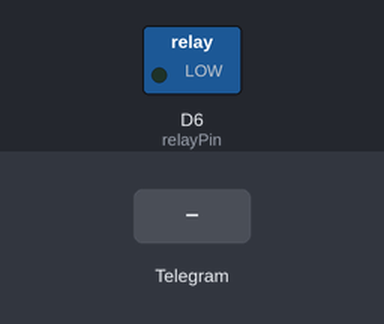
Bench run of a sketch on a simulated ESP8266 (NodeMCU). Parts: switched loads named in the sketch (green lamp = pin HIGH). The inputs (shaded band) are chosen by the test bench. WiFi joins after 1.5 s; servers stay silent unless stated.

Above: at 4.7 s.
4.8 s: Telegram message "1" received
At 5.8 s:
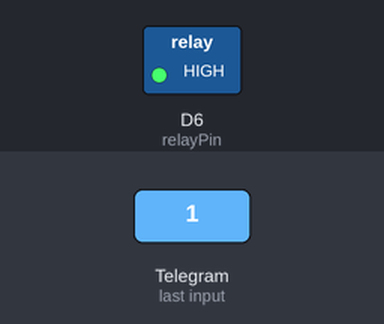
6.5 s: Telegram message "0" received
At 7.0 s:
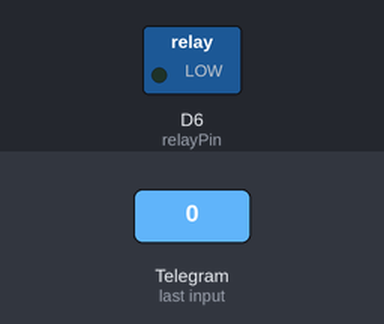
Timing chart, 0 to 9.5 s (numbered marks = the images above; inputs shaded):
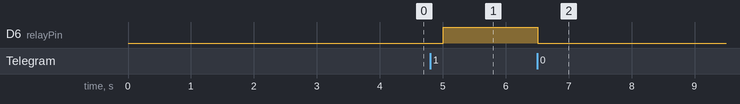

The sketch:

telegrambotreley.ino
```cpp
#include <FastBot.h>
const int relayPin = D6;  // D1 on NodeMCU

#define WIFI_SSID "Wi-Fi Home"
#define WIFI_PASS "B@rs2023"
#define BOT_TOKEN "5941862271:AAHAU9K4PPy7L54EH10ZLQGYi74mANZ9z7I"

FastBot bot(BOT_TOKEN);

void setup() {
  connectWiFi();
  bot.attach(newMsg);
  pinMode(relayPin, OUTPUT);
  digitalWrite(relayPin, LOW);
  String hostname = "NodeMCU";
  WiFi.hostname(hostname);
}

// обработчик сообщений
void newMsg(FB_msg& msg) {
  if (msg.text == "1")
    digitalWrite(relayPin, HIGH);
    bot.sendMessage("Relay is deactivated.",msg.chatID);

  if (msg.text == "0")
    digitalWrite(relayPin, LOW);
}

void loop() {
  bot.tick();
}

void connectWiFi() {
  delay(2000);
  // Serial.begin(115200);  // Commenting out the serial monitor initialization
  // Serial.println();     // Commenting out the initial newline

  WiFi.begin(WIFI_SSID, WIFI_PASS);
  while (WiFi.status() != WL_CONNECTED) {
    delay(500);
    // Serial.print(".");   // Commenting out the dots during WiFi connection
    if (millis() > 15000) ESP.restart();
  }
  // Serial.println("Connected");  // Commenting out the "Connected" message
}
```

Measured:
- after the input at 4.8 s, D6 (relayPin): LOW → HIGH after 0.21 s
- after the input at 6.5 s, D6 (relayPin): HIGH → LOW at once
